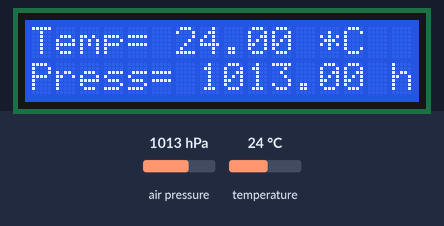
A sketch run on a simulated Arduino Uno, built with avr-gcc and run on an emulated ATmega328P. On the bench: 16×2 character LCD. The test bench sets the inputs (shaded band); at power-on: air pressure 1013 hPa, temperature 24 °C. What the sketch prints to the serial monitor is not drawn.

Above: at 1.2 s.
1.3 s: air pressure set to 952 hPa
At 4.4 s:
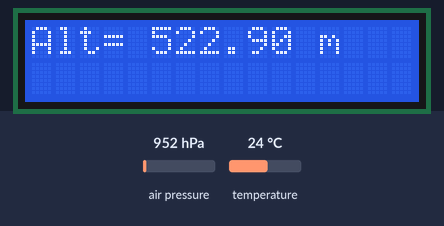
14.6 s: temperature set to 12 °C
At 19.5 s:
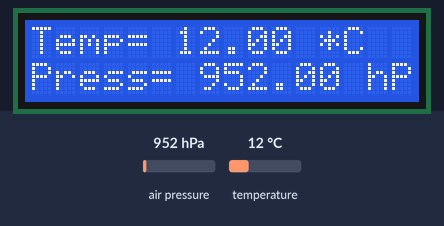
23.7 s: air pressure set to 975 hPa
At 28.4 s:
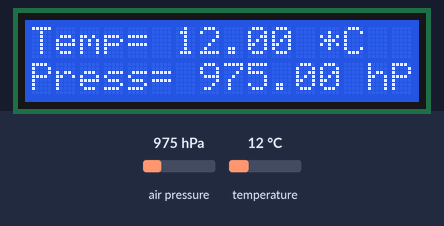
32.7 s: temperature set to 19 °C
At 37.2 s:
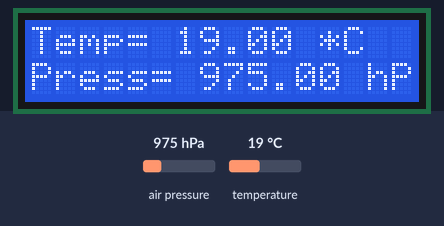
Timing chart, 0 to 38.7 s (numbered marks = the images above; inputs shaded):
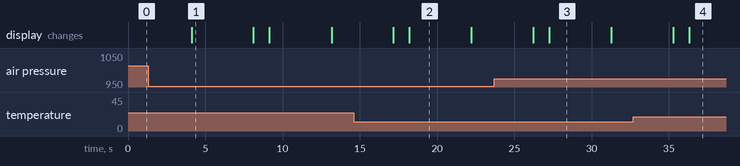

Measured:
- what the display in image 1 shows lasts 4.0 s, from 4.1 s to 8.1 s

The sketch:

BMP280_Display.ino
```cpp
#include <LiquidCrystal_I2C.h>
#include <Wire.h>
#include <Adafruit_BMP280.h>

#define SEALEVELPRESSURE_HPA (1013.25)

Adafruit_BMP280 bmp; // I2C

unsigned long delayTime;

// set the LCD number of columns and rows
int lcdColumns = 16;
int lcdRows = 2;

// set LCD address, number of columns and rows
// if you don't know your display address, run an I2C scanner sketch
LiquidCrystal_I2C lcd(0x27, lcdColumns, lcdRows);
void setup(){
  // initialize LCD
  lcd.init();
  // turn on LCD backlight
  lcd.backlight();
  Serial.begin(9600);
  Serial.println(F("BMP280 test"));

  bool status;
  // default settings
  // (you can also pass in a Wire library object like &Wire2)
  status = bmp.begin(0x76);
  if (!status) {
    Serial.println("Could not find a valid BMP280 sensor, check wiring!");
    while (1);
  }
  Serial.println("-- Default Test --");
  delayTime = 1000;
  Serial.println();
}

void loop(){
  lcd.setCursor(0,0);
  lcd.print("Temp= ");
  lcd.print(bmp.readTemperature());
  lcd.print(" *C");

  lcd.setCursor(0,1);
  lcd.print("Press= ");
  lcd.print(bmp.readPressure() / 100.0F);
  lcd.print(" hPa");
  delay(4000);

  lcd.clear();

  lcd.setCursor(0,0);
  lcd.print("Alt= ");
  lcd.print(bmp.readAltitude(SEALEVELPRESSURE_HPA));
  lcd.print(" m");
  delay(4000);

  lcd.clear();
  delay(delayTime);
}
```
